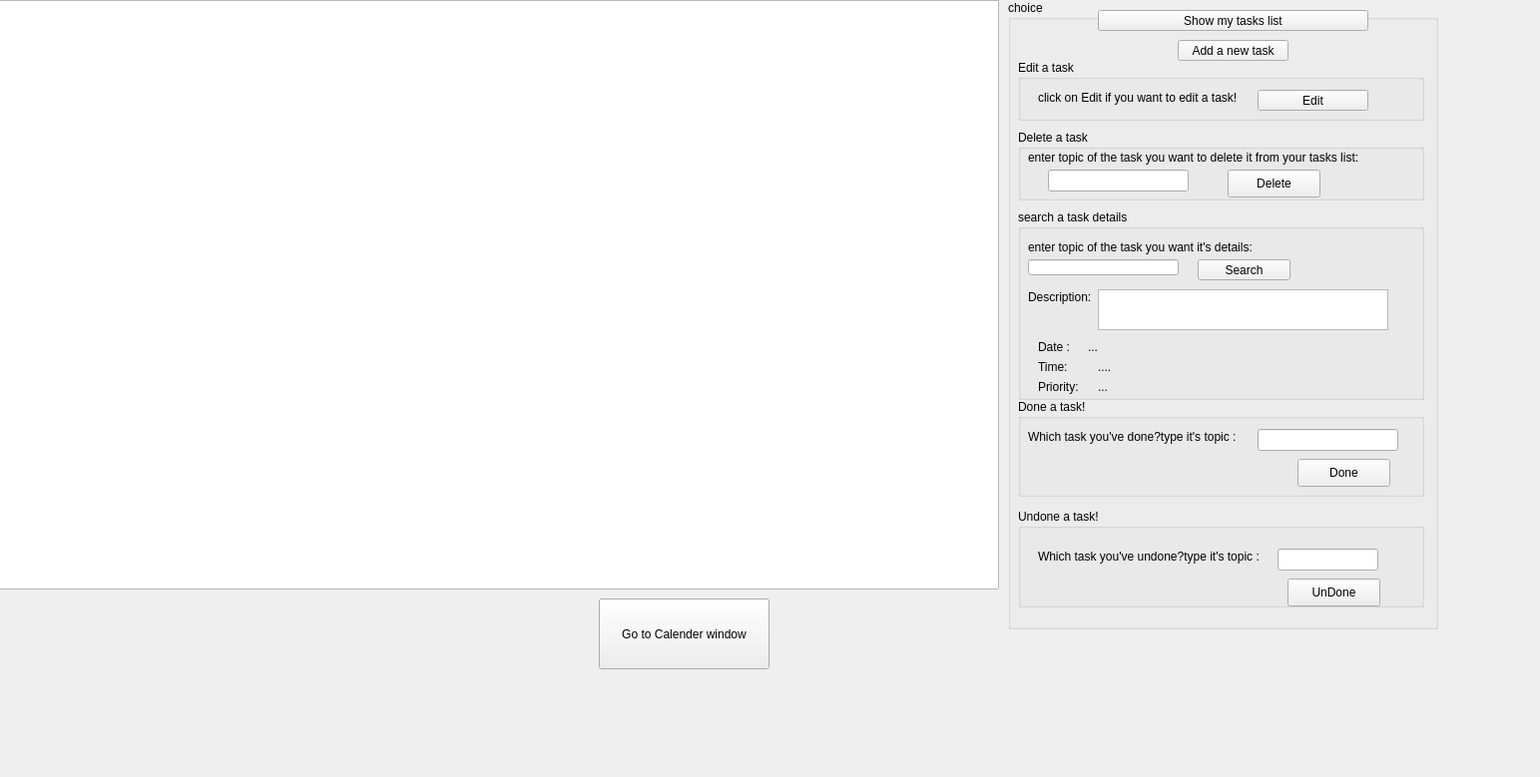
<?xml version="1.0" encoding="UTF-8"?>
<ui version="4.0">
 <class>tasks_window</class>
 <widget class="QWidget" name="tasks_window">
  <property name="geometry">
   <rect>
    <x>0</x>
    <y>0</y>
    <width>1543</width>
    <height>779</height>
   </rect>
  </property>
  <property name="windowTitle">
   <string>Form</string>
  </property>
  <widget class="QTableView" name="taskslist_tableview">
   <property name="geometry">
    <rect>
     <x>-10</x>
     <y>0</y>
     <width>1011</width>
     <height>591</height>
    </rect>
   </property>
  </widget>
  <widget class="QGroupBox" name="choice_groupbox">
   <property name="geometry">
    <rect>
     <x>1010</x>
     <y>0</y>
     <width>431</width>
     <height>631</height>
    </rect>
   </property>
   <property name="title">
    <string>choice</string>
   </property>
   <widget class="QPushButton" name="show_taskslist_pushbutton">
    <property name="geometry">
     <rect>
      <x>90</x>
      <y>10</y>
      <width>271</width>
      <height>21</height>
     </rect>
    </property>
    <property name="text">
     <string>Show my tasks list</string>
    </property>
   </widget>
   <widget class="QPushButton" name="add_task_pushbutton">
    <property name="geometry">
     <rect>
      <x>170</x>
      <y>40</y>
      <width>111</width>
      <height>21</height>
     </rect>
    </property>
    <property name="text">
     <string>Add a new task</string>
    </property>
   </widget>
   <widget class="QGroupBox" name="searchtask_groupbox">
    <property name="geometry">
     <rect>
      <x>10</x>
      <y>210</y>
      <width>407</width>
      <height>191</height>
     </rect>
    </property>
    <property name="title">
     <string>search a task details </string>
    </property>
    <widget class="QLabel" name="entertopicsearch_label">
     <property name="geometry">
      <rect>
       <x>10</x>
       <y>30</y>
       <width>271</width>
       <height>16</height>
      </rect>
     </property>
     <property name="text">
      <string>enter topic of the task you want it's details:</string>
     </property>
    </widget>
    <widget class="QLineEdit" name="topicsearch_lineedit">
     <property name="geometry">
      <rect>
       <x>10</x>
       <y>50</y>
       <width>151</width>
       <height>16</height>
      </rect>
     </property>
    </widget>
    <widget class="QPushButton" name="search_pushButton">
     <property name="geometry">
      <rect>
       <x>180</x>
       <y>50</y>
       <width>93</width>
       <height>21</height>
      </rect>
     </property>
     <property name="text">
      <string>Search</string>
     </property>
    </widget>
    <widget class="QLabel" name="label">
     <property name="geometry">
      <rect>
       <x>10</x>
       <y>80</y>
       <width>71</width>
       <height>16</height>
      </rect>
     </property>
     <property name="text">
      <string>Description:</string>
     </property>
    </widget>
    <widget class="QLabel" name="label_2">
     <property name="geometry">
      <rect>
       <x>20</x>
       <y>130</y>
       <width>51</width>
       <height>16</height>
      </rect>
     </property>
     <property name="text">
      <string>Date :</string>
     </property>
    </widget>
    <widget class="QLabel" name="label_3">
     <property name="geometry">
      <rect>
       <x>20</x>
       <y>170</y>
       <width>71</width>
       <height>16</height>
      </rect>
     </property>
     <property name="text">
      <string>Priority:</string>
     </property>
    </widget>
    <widget class="QTextEdit" name="destextEditenabledfalse">
     <property name="geometry">
      <rect>
       <x>80</x>
       <y>80</y>
       <width>291</width>
       <height>41</height>
      </rect>
     </property>
    </widget>
    <widget class="QLabel" name="label_4">
     <property name="geometry">
      <rect>
       <x>70</x>
       <y>130</y>
       <width>211</width>
       <height>16</height>
      </rect>
     </property>
     <property name="text">
      <string>...</string>
     </property>
    </widget>
    <widget class="QLabel" name="label_5">
     <property name="geometry">
      <rect>
       <x>80</x>
       <y>170</y>
       <width>161</width>
       <height>16</height>
      </rect>
     </property>
     <property name="text">
      <string>...</string>
     </property>
    </widget>
    <widget class="QLabel" name="label_8">
     <property name="geometry">
      <rect>
       <x>20</x>
       <y>150</y>
       <width>41</width>
       <height>16</height>
      </rect>
     </property>
     <property name="text">
      <string>Time:</string>
     </property>
    </widget>
    <widget class="QLabel" name="label_9">
     <property name="geometry">
      <rect>
       <x>80</x>
       <y>150</y>
       <width>55</width>
       <height>16</height>
      </rect>
     </property>
     <property name="text">
      <string>....</string>
     </property>
    </widget>
   </widget>
   <widget class="QGroupBox" name="edittask_groupbox">
    <property name="geometry">
     <rect>
      <x>10</x>
      <y>60</y>
      <width>407</width>
      <height>61</height>
     </rect>
    </property>
    <property name="title">
     <string>Edit a task</string>
    </property>
    <widget class="QLabel" name="label_7">
     <property name="geometry">
      <rect>
       <x>20</x>
       <y>30</y>
       <width>401</width>
       <height>16</height>
      </rect>
     </property>
     <property name="text">
      <string>click on Edit if you want to edit a task!</string>
     </property>
    </widget>
    <widget class="QPushButton" name="Edit_pushButton">
     <property name="geometry">
      <rect>
       <x>240</x>
       <y>30</y>
       <width>111</width>
       <height>21</height>
      </rect>
     </property>
     <property name="text">
      <string>Edit</string>
     </property>
    </widget>
   </widget>
   <widget class="QGroupBox" name="deletetask_groupbox">
    <property name="geometry">
     <rect>
      <x>10</x>
      <y>130</y>
      <width>407</width>
      <height>71</height>
     </rect>
    </property>
    <property name="title">
     <string>Delete a task </string>
    </property>
    <widget class="QLabel" name="label_6">
     <property name="geometry">
      <rect>
       <x>10</x>
       <y>20</y>
       <width>381</width>
       <height>16</height>
      </rect>
     </property>
     <property name="text">
      <string>enter topic of the task you want to delete it from your tasks list:</string>
     </property>
    </widget>
    <widget class="QLineEdit" name="topicdelete_lineedit">
     <property name="geometry">
      <rect>
       <x>30</x>
       <y>40</y>
       <width>141</width>
       <height>22</height>
      </rect>
     </property>
    </widget>
    <widget class="QPushButton" name="delete_pushButton">
     <property name="geometry">
      <rect>
       <x>210</x>
       <y>40</y>
       <width>93</width>
       <height>28</height>
      </rect>
     </property>
     <property name="text">
      <string>Delete</string>
     </property>
    </widget>
   </widget>
   <widget class="QGroupBox" name="done_task_groupbox">
    <property name="geometry">
     <rect>
      <x>10</x>
      <y>400</y>
      <width>407</width>
      <height>98</height>
     </rect>
    </property>
    <property name="title">
     <string>Done a task!</string>
    </property>
    <widget class="QLineEdit" name="whichtask_done_topic_lineedit">
     <property name="geometry">
      <rect>
       <x>240</x>
       <y>30</y>
       <width>141</width>
       <height>22</height>
      </rect>
     </property>
    </widget>
    <widget class="QLabel" name="whichtask_done_topic_label">
     <property name="geometry">
      <rect>
       <x>10</x>
       <y>30</y>
       <width>231</width>
       <height>16</height>
      </rect>
     </property>
     <property name="text">
      <string>Which task you've done?type it's topic :</string>
     </property>
    </widget>
    <widget class="QPushButton" name="done_pushButton">
     <property name="geometry">
      <rect>
       <x>280</x>
       <y>60</y>
       <width>93</width>
       <height>28</height>
      </rect>
     </property>
     <property name="text">
      <string>Done</string>
     </property>
    </widget>
   </widget>
   <widget class="QGroupBox" name="undone_task_groupbox">
    <property name="geometry">
     <rect>
      <x>10</x>
      <y>510</y>
      <width>407</width>
      <height>99</height>
     </rect>
    </property>
    <property name="title">
     <string>Undone a task!</string>
    </property>
    <widget class="QLabel" name="whichtask_undone_topic_label">
     <property name="geometry">
      <rect>
       <x>20</x>
       <y>40</y>
       <width>231</width>
       <height>16</height>
      </rect>
     </property>
     <property name="text">
      <string>Which task you've undone?type it's topic :</string>
     </property>
    </widget>
    <widget class="QLineEdit" name="whichtask_undone_topic_lineedit">
     <property name="geometry">
      <rect>
       <x>260</x>
       <y>40</y>
       <width>101</width>
       <height>22</height>
      </rect>
     </property>
    </widget>
    <widget class="QPushButton" name="undone_pushButton">
     <property name="geometry">
      <rect>
       <x>270</x>
       <y>70</y>
       <width>93</width>
       <height>28</height>
      </rect>
     </property>
     <property name="text">
      <string>UnDone</string>
     </property>
    </widget>
   </widget>
  </widget>
  <widget class="QPushButton" name="gotocalenderwindow_pushButton">
   <property name="geometry">
    <rect>
     <x>600</x>
     <y>600</y>
     <width>171</width>
     <height>71</height>
    </rect>
   </property>
   <property name="text">
    <string>Go to Calender window</string>
   </property>
  </widget>
 </widget>
 <resources/>
 <connections>
  <connection>
   <sender>delete_pushButton</sender>
   <signal>clicked()</signal>
   <receiver>show_taskslist_pushbutton</receiver>
   <slot>click()</slot>
   <hints>
    <hint type="sourcelabel">
     <x>1281</x>
     <y>541</y>
    </hint>
    <hint type="destinationlabel">
     <x>1193</x>
     <y>56</y>
    </hint>
   </hints>
  </connection>
  <connection>
   <sender>done_pushButton</sender>
   <signal>clicked()</signal>
   <receiver>show_taskslist_pushbutton</receiver>
   <slot>click()</slot>
   <hints>
    <hint type="sourcelabel">
     <x>1258</x>
     <y>801</y>
    </hint>
    <hint type="destinationlabel">
     <x>1142</x>
     <y>54</y>
    </hint>
   </hints>
  </connection>
  <connection>
   <sender>undone_pushButton</sender>
   <signal>clicked()</signal>
   <receiver>show_taskslist_pushbutton</receiver>
   <slot>click()</slot>
   <hints>
    <hint type="sourcelabel">
     <x>1213</x>
     <y>919</y>
    </hint>
    <hint type="destinationlabel">
     <x>1171</x>
     <y>53</y>
    </hint>
   </hints>
  </connection>
 </connections>
</ui>
